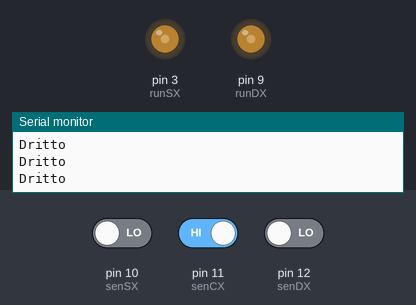
Bench run of a sketch on a simulated Arduino Uno, built with avr-gcc and run on an emulated ATmega328P. Parts: output pins drawn as LEDs (lit = HIGH), the last lines printed to the serial monitor. Dashed ring = blinking. The test bench sets the inputs (shaded band); at power-on: pin 11 (senCX) HIGH, pin 10 (senSX) LOW, pin 12 (senDX) LOW.

Above: at 1.2 s.
1.3 s: pin 11 (senCX) driven LOW
At 2.2 s:
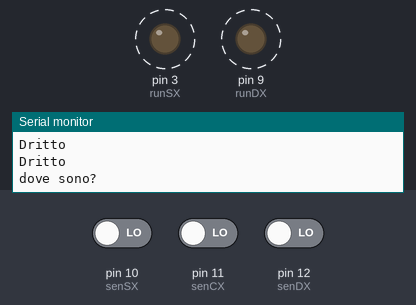
4.3 s: pin 10 (senSX) driven HIGH
At 5.1 s:
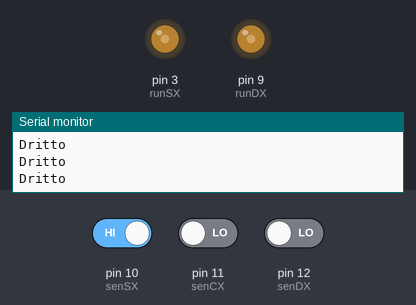
6.1 s: pin 11 (senCX) driven HIGH
At 6.7 s:
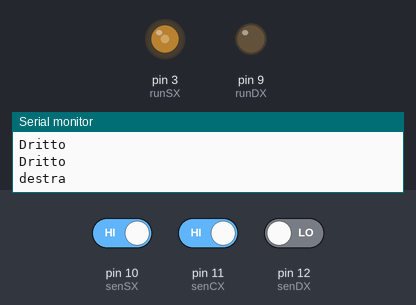
Timing chart, 0 to 9.1 s (numbered marks = the images above; inputs shaded):
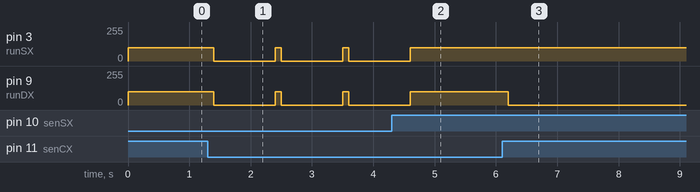

Measured:
- after the input at 1.3 s, pin 3 (runSX), pin 9 (runDX): alternates 100/255 for 0.10 s and 0/255 for 1.0 s, starting after 0.10 s
- after the input at 4.3 s, pin 3 (runSX), pin 9 (runDX): goes on until 4.6 s, then stays 100/255
- after the input at 6.1 s, pin 9 (runDX): 100/255 → 0/255 after 0.10 s

The sketch:

Line_Follower.ino
```cpp
#include <SoftwareSerial.h>

/*Version 0.2
 * Line Follower semplice (no high impedance state) based on l293.
 * Sensor's eyes:
 *                0 = black-line
 *                1 = white
 * Led on for panic!
 * DaveCalaway
 */

int senSX, senCX, senDX = 0;
int runSX = 3;
int runDX = 9;
//int forwSX = 5;
//int forwDX = 6;
int led = 13;
int pwm=100; // 0-255
void readsen();

void setup() {
  pinMode(runSX,OUTPUT);
  pinMode(runDX,OUTPUT);
//  pinMode(forwSX,OUTPUT);
//  pinMode(forwDX,OUTPUT);
  pinMode(10,INPUT);  // senSX
  pinMode(11,INPUT);  // senCX
  pinMode(12,INPUT);  // senDX
  Serial.begin(9600);

}

void loop() {

  readsen();
  digitalWrite(led,LOW);

  // avanti
    analogWrite(runSX,pwm);
    analogWrite(runDX,pwm);
    //digitalWrite(runSX,HIGH);
    //digitalWrite(runDX,HIGH);
    Serial.println("Dritto");
    delay(100);

  // riga a sinistra
  if(senSX == 0 && senCX == 1 && senDX == 1){
    Serial.println("sinistra");
    // rimettimi al centro
    while(senCX!=0){
      analogWrite(runDX,pwm);
      digitalWrite(runSX,LOW);
      //digitalWrite(runDX,HIGH);
      readsen();
    }
  }

  // riga a destra
  if(senSX == 1 && senCX == 1 && senDX == 0){
    Serial.println("destra");
    // rimettimi al centro
    while(senCX!=0){
      analogWrite(runSX,pwm);
      //digitalWrite(runSX,HIGH);
      digitalWrite(runDX,LOW);
      readsen();
    }
  }

  // tutto nero
  if(senSX == 0 && senCX == 0 && senDX == 0){
    digitalWrite(runSX,LOW);
    digitalWrite(runDX,LOW);
    digitalWrite(led,HIGH);
    Serial.println("dove sono?");
    delay(1000);
  }

}

 // read for a sensors
void readsen(){
  senSX = digitalRead(10);
  senCX = digitalRead(11);
  senDX = digitalRead(12);
}
```
